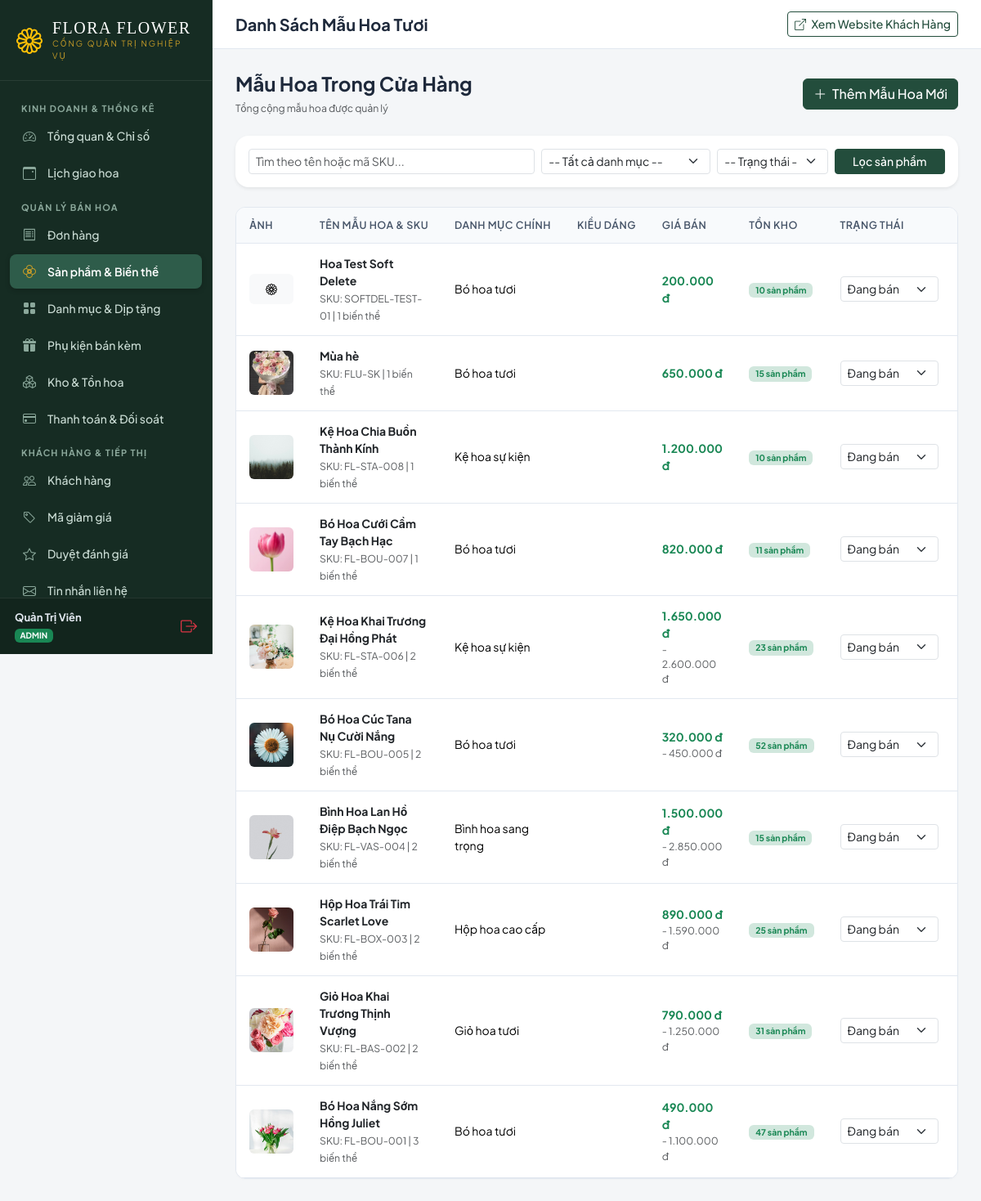
The app's page /dashboard/products (signed in), older data.
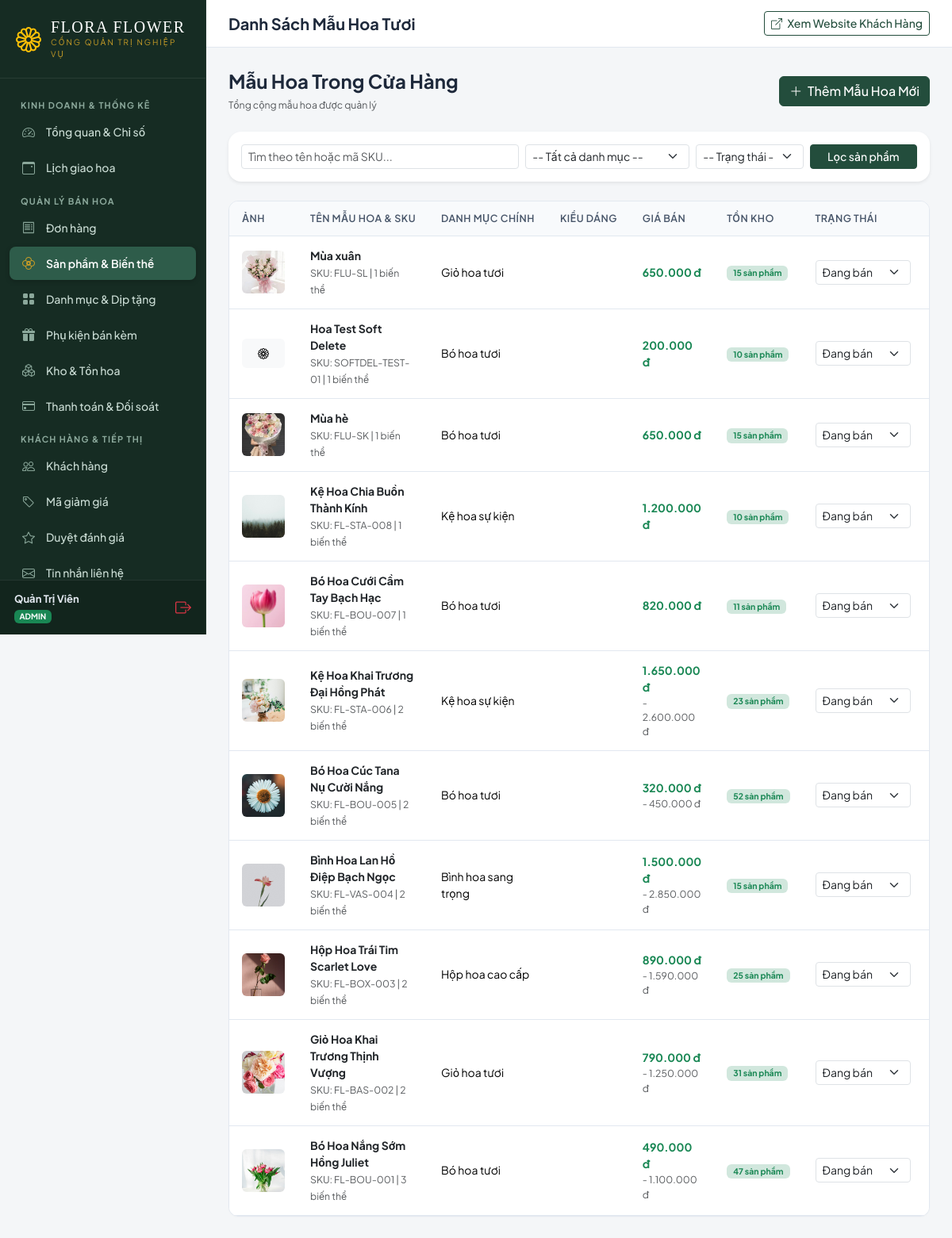
The same page, newer data.
### app/models/catalog.py (models this page shows, shortened)
class Product(db.Model):
    __tablename__ = 'catalog_product'
    id = db.Column(db.Integer, primary_key=True)
    name = db.Column(db.String(200), nullable=False, index=True)
    slug = db.Column(db.String(220), unique=True, nullable=False, index=True)
    sku = db.Column(db.String(50), unique=True, nullable=False, index=True)
    main_image = db.Column(ImageColumn(200), default='', nullable=True)
    presentation_style = db.Column(db.String(20), default='BOUQUET', nullable=False)
    color_tone = db.Column(db.String(20), default='MIXED', nullable=False)
    short_description = db.Column(db.String(300), default='', nullable=False)
    description = db.Column(db.Text, default='', nullable=False)
    flower_composition = db.Column(db.String(350), default='', nullable=False)
    care_instructions = db.Column(db.Text, default='', nullable=False)
    seasonal_policy_notes = db.Column(db.Text, default='', nullable=False)
    status = db.Column(db.String(20), default='PUBLISHED', nullable=False)  # PUBLISHED, DRAFT, ARCHIVED
    is_featured = db.Column(db.Boolean, default=False, nullable=False)
    is_bestseller_manual = db.Column(db.Boolean, default=False, nullable=False)
    created_at = db.Column(db.DateTime, default=datetime.utcnow, nullable=False)
    updated_at = db.Column(db.DateTime, default=datetime.utcnow, onupdate=datetime.utcnow, nullable=False)
    primary_category_id = db.Column(db.BigInteger, db.ForeignKey('catalog_category.id'), nullable=False)
    variants = db.relationship('ProductVariant', backref='product', lazy='dynamic', cascade='all, delete-orphan')
    gallery_images = db.relationship('ProductImage', backref='product', lazy='dynamic', cascade='all, delete-orphan')
    occasions = db.relationship('Occasion', secondary=product_occasions, backref=db.backref('products', lazy='dynamic'))
    flower_types = db.relationship('FlowerType', secondary=product_flower_types, backref=db.backref('products', lazy='dynamic'))
    reviews = db.relationship('ProductReview', backref='product', lazy='dynamic', cascade='all, delete-orphan')
    @property
    def min_price(self):
        prices = [v.effective_price for v in self.variants.all() if v.effective_price is not None]
        return min(prices) if prices else Decimal('0.00')
    @property
    def max_price(self):
        prices = [v.effective_price for v in self.variants.all() if v.effective_price is not None]
        return max(prices) if prices else Decimal('0.00')
    @property
    def total_stock(self):
        return sum([v.stock for v in self.variants.all()])

class Category(db.Model):
    __tablename__ = 'catalog_category'
    id = db.Column(db.Integer, primary_key=True)
    name = db.Column(db.String(100), nullable=False)
    slug = db.Column(db.String(120), unique=True, nullable=False, index=True)
    description = db.Column(db.Text, default='', nullable=False)
    image = db.Column(ImageColumn(200), nullable=True)
    icon = db.Column(db.String(50), default='bi-flower1', nullable=False)
    is_active = db.Column(db.Boolean, default=True, nullable=False)
    display_order = db.Column(db.Integer, default=0, nullable=False)
    products = db.relationship('Product', backref='primary_category', lazy='dynamic', foreign_keys='Product.primary_category_id')

class ProductVariant(db.Model):
    __tablename__ = 'catalog_productvariant'
    id = db.Column(db.Integer, primary_key=True)
    product_id = db.Column(db.BigInteger, db.ForeignKey('catalog_product.id', ondelete='CASCADE'), nullable=False)
    name = db.Column(db.String(100), nullable=False)
    size_code = db.Column(db.String(10), default='STANDARD', nullable=False)
    sku = db.Column(db.String(60), unique=True, nullable=False, index=True)
    price = db.Column(db.Numeric(12, 2), nullable=False)
    sale_price = db.Column(db.Numeric(12, 2), nullable=True)
    stock = db.Column(db.Integer, default=10, nullable=False)
    low_stock_threshold = db.Column(db.Integer, default=3, nullable=False)
    is_default = db.Column(db.Boolean, default=False, nullable=False)
    @property
    def effective_price(self):
        if self.sale_price and self.sale_price > 0 and self.sale_price < self.price:
            return self.sale_price
        return self.price

### app/blueprints/dashboard.py (the view)
@bp.route('/products')
def product_list():
    page = request.args.get('page', 1, type=int)
    q = request.args.get('q', '').strip()
    category_id = request.args.get('category_id', type=int)
    status = request.args.get('status', '').strip()
    query = Product.query
    if q:
        query = query.filter((Product.name.ilike(f"%{q}%")) | (Product.sku.ilike(f"%{q}%")))
    if category_id:
        query = query.filter_by(primary_category_id=category_id)
    if status:
        query = query.filter_by(status=status)
    pagination = query.order_by(Product.created_at.desc()).paginate(page=page, per_page=15, error_out=False)
    categories = Category.query.order_by(Category.name.asc()).all()
    return render_template(
        'dashboard/products/list.html',
        products=pagination.items,
        pagination=pagination,
        page_obj=PageObjCompat(pagination),
        categories=categories,
        q=q,
        selected_cat=category_id,
        selected_status=status
    )

### app/blueprints/dashboard.py (called while the page is built)
@bp.before_request
def verify_staff_access():
    if not current_user.is_authenticated:
        return redirect(url_for('auth.login', next=request.path))
    if not current_user.is_store_staff():
        abort(403)

    def __iter__(self):
        return iter(self.p.items)

### app/jinja_compat.py (called while the page is built)
def resolve_url(name, **kwargs):
    endpoint = URL_MAP.get(name, name)
    if 'pk' in kwargs and 'id' not in kwargs:
        kwargs['id'] = kwargs.pop('pk')
    if 'transaction_id' in kwargs and 'id' not in kwargs:
        kwargs['id'] = kwargs.pop('transaction_id')
    if 'variant_id' in kwargs and 'id' not in kwargs:
        kwargs['id'] = kwargs.pop('variant_id')
    try:
        return url_for(endpoint, **kwargs)
    except Exception:
        return f"#{name}"

    def _render_csrf(self):
        from flask_wtf.csrf import generate_csrf
        token = generate_csrf()
        return Markup(f'<input type="hidden" name="csrf_token" value="{token}">')

    def _render_static(self, path):
        return url_for('static', filename=path)

    def _render_url(self, name, **kwargs):
        return resolve_url(name, **kwargs)

### app/models/user.py (called while the page is built)
@login_manager.user_loader
def load_user(user_id):
    return db.session.get(User, int(user_id))

### templates/dashboard/products/list.html (shortened to what the changed rows need)
{% extends 'dashboard/base.html' %}
{% load static core_tags %}
{% block dashboard_content %}
<div class="dash-card">
    <div class="table-responsive">
        <table class="table dash-table mb-0">
            <thead>
                <tr>
                    <th>Ảnh</th>
                    <th>Tên mẫu hoa & SKU</th>
                    <th>Danh mục chính</th>
                    <th>Kiểu dáng</th>
                    <th>Giá bán</th>
                    <th>Tồn kho</th>
                    <th>Trạng thái</th>
                    <th class="text-end">Thao tác</th>
                </tr>
            </thead>
            <tbody>
                {% for p in page_obj %}
                    <tr>
                        <td style="width: 70px;">
                            {% if p.main_image %}
                                <img src="{{ p.main_image.url }}" alt="{{ p.name }}" class="rounded object-fit-cover" style="width: 54px; height: 54px;">
                            {% else %}
                                <div class="bg-light rounded text-center p-2"><i class="bi bi-flower1"></i></div>
                            {% endif %}
                        </td>
                        <td>
                            <strong class="d-block text-dark">{{ p.name }}</strong>
                            <small class="text-muted">SKU: {{ p.sku }} | {{ p.variants.count() }} biến thể</small>
                        </td>
                        <td>{{ p.primary_category.name }}</td>
                        <td>{{ p.get_presentation_style_display }}</td>
                        <td>
                            <strong class="text-success">{{ p.min_price|currency }}</strong>
                            {% if p.min_price != p.max_price %}
                                <small class="text-muted d-block">- {{ p.max_price|currency }}</small>
                            {% endif %}
                        </td>
                        <td>
                            <span class="badge {% if p.total_stock > 5 %}bg-success-subtle text-success{% elif p.total_stock > 0 %}bg-warning-subtle text-warning{% else %}bg-danger-subtle text-danger{% endif %} px-2 py-1">
                                {{ p.total_stock }} sản phẩm
                            </span>
                        </td>
                        <td>
                            <form action="{% url 'dashboard:product_toggle_status' pk=p.pk %}" method="POST" class="d-inline">
                                <select name="status" class="form-select form-select-sm" style="width: 120px;" onchange="this.form.submit()">
                                    <option value="PUBLISHED" {% if p.status == 'PUBLISHED' %}selected{% endif %}>Đang bán</option>
                                </select>
                            </form>
                        </td>
                        <td class="text-end text-nowrap">
                        </td>
                    </tr>
                {% endfor %}
            </tbody>
        </table>
    </div>
</div>
{% endblock %}

Row changes from the older to the newer data that the page shows:
added Product: main_image (picture), name "Mùa xuân", sku "FLU-SL", variants.count "1", primary_category.name "Giỏ hoa tươi", min_price "650.000 đ", total_stock "15", status "Đang bán"
